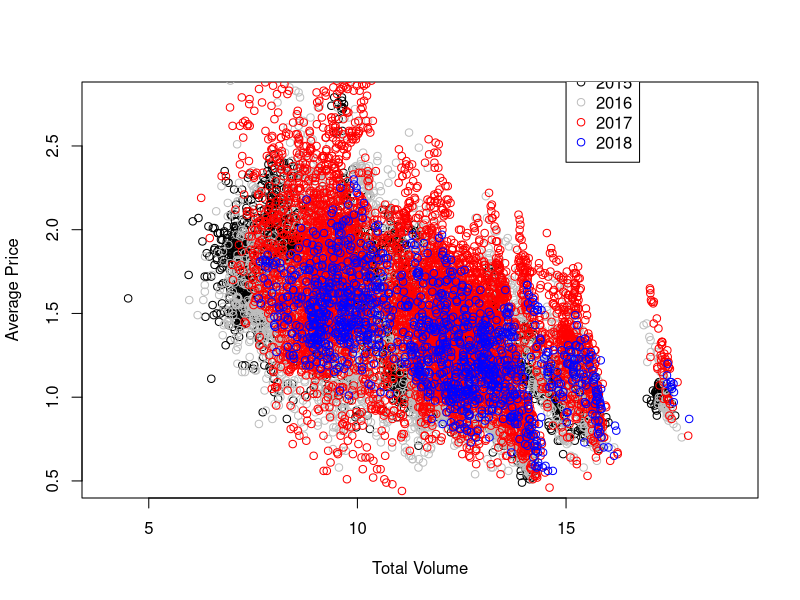

The R script that drew this image: (Note: this script raises an error after producing the figure.)
## ---- chunk 1
library(readr)
avocado_df<-read_csv('avocado_df.csv')
## ---- chunk 2
avocado_df$AveragePrice <- as.numeric(avocado_df$AveragePrice)
avocado_df$TotalVolume <- as.numeric(avocado_df$TotalVolume) 
avocado_df$Month <- as.factor(avocado_df$Month) 
avocado_df$Type <- as.factor(avocado_df$Type) 
avocado_df$Region <- as.factor(avocado_df$Region) 
avocado_df$Year <- as.factor(avocado_df$Year) 
## ---- chunk 3
# Solution here


## ---- chunk 4
# Solution here


## ---- chunk 5
# Solution here


## ---- chunk 6
plot(avocado_df$TotalVolume[avocado_df$Year==2015],avocado_df$AveragePrice[avocado_df$Year==2015], xlab= 'Total Volume', ylab = 'Average Price', col = 'black',xlim=c(4,19))
points(avocado_df$TotalVolume[avocado_df$Year==2016],avocado_df$AveragePrice[avocado_df$Year==2016], xlab= 'Total Volume', ylab = 'Average Price', col = 'grey')
points(avocado_df$TotalVolume[avocado_df$Year==2017],avocado_df$AveragePrice[avocado_df$Year==2017], xlab= 'Total Volume', ylab = 'Average Price', col = 'red')
points(avocado_df$TotalVolume[avocado_df$Year==2018],avocado_df$AveragePrice[avocado_df$Year==2018], xlab= 'Total Volume', ylab = 'Average Price', col = 'blue')
legend(x=15,y=3,legend=c('2015','2016','2017','2018'),col=c("black", "grey","red","blue"),pch=1)

abline(coefs[1],coefs[2], col='black')
abline(coefs[1]+coefs[3],coefs[2], col='grey')
abline(coefs[1]+coefs[4],coefs[2], col='red')
abline(coefs[1]+coefs[5],coefs[2], col='blue')
## ---- chunk 7
model_constant <- lm(AveragePrice ~ 1 , data=avocado_df)
# Solution here

## ---- chunk 8
model_volume<- lm(AveragePrice ~ 1 + Volume, data=avocado_df)

# Solution here

## ---- chunk 9
unknown_df <- data.frame(TotalVolume=c(15.0,5.0), Type = c("conventional","organic"), Year=c("2016","2015"))

## ---- chunk 10
# Solution here


## ---- chunk 11
# Solution here


## ---- chunk 12
# Solution here


## ---- chunk 13
model_constant <- lm(AveragePrice ~ 1 , data=avocado_df)
# Solution here

## ---- chunk 14
model_volume<- lm(AveragePrice ~ 1 + TotalVolume, data=avocado_df)
# Solution here

## ---- chunk 15
model_volume_type <- lm(AveragePrice ~ 1 + TotalVolume + Type, data=avocado_df)
# Solution here

## ---- chunk 16
model_volume_type_interaction <- lm(AveragePrice ~ 1 + TotalVolume*Type, data=avocado_df)
# Solution here

## ---- chunk 17
model_year <- lm(AveragePrice ~ 1 + Year, data=avocado_df)
# Solution here


## ---- chunk 18
# Solution here
unknown_df <- data.frame(TotalVolume=c(15.0,5.0), Type = c("conventional","organic"), Year=c("2016","2015"))

